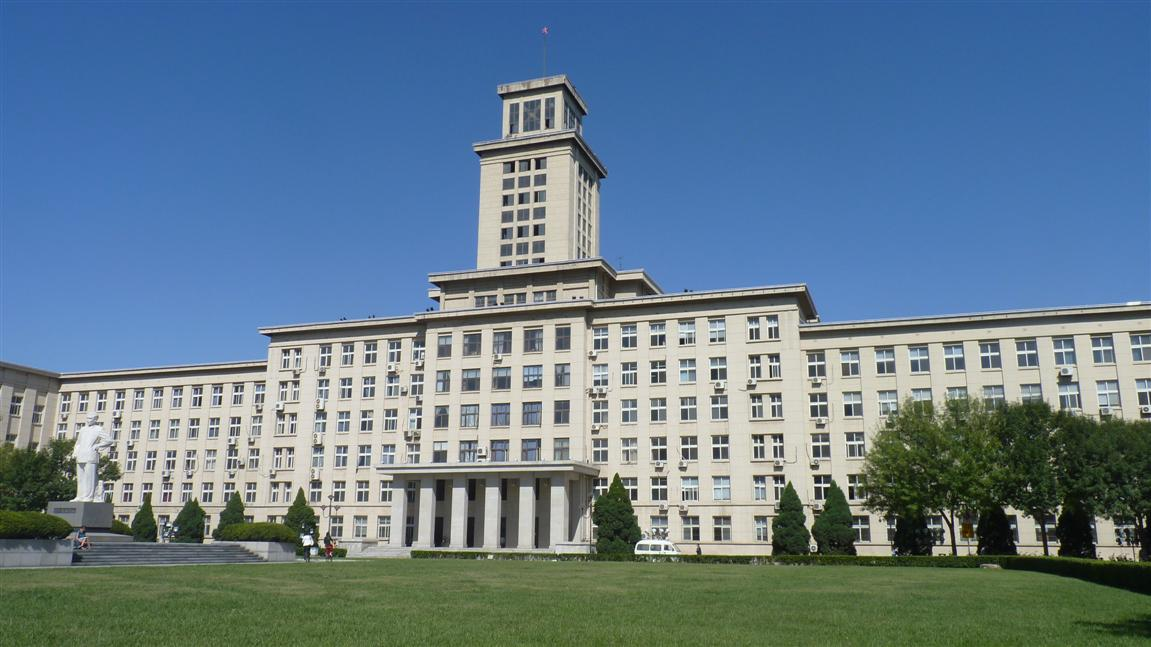
%> input picture Experiment3/IterativeOptimalThreshold/testimg.jpg, 1151 x 647 px
$ octave main.m   (GNU Octave 9; MATLAB toolbox functions it lacks are replaced by stand-ins)
%> lines starting %> are read from the running program, lines starting %| are printed output that depends on the picture; in (x1, y1, x2, y2) boxes, pixels count from 0 and x2, y2 are one past the last pixel; in counts of white or black regions, pixels touching at a corner belong together; the program's own positions count from 1
### Experiment3/IterativeOptimalThreshold/MyOptimalThreshold.m
%======================================================================
% 迭代最优阈值选择函数 —— MyOptimalThreshold
%
% 什么是"迭代最优阈值"？
%   "迭代"就是"不断重复、逐步逼近正确答案"的意思。
%   这个函数不需要你手动指定阈值，而是自动从图像出发，一步步算出最优阈值。
%
% 迭代阈值分割的数学原理（逐步讲解）：
%   假设当前有一个猜测的阈值 T（初始值由图像的 min/max 决定）
%   第 1 步：用 T 把所有像素分成两组
%     G1 = {像素灰度值 >= T}  （较亮的那组）
%     G2 = {像素灰度值 <  T}  （较暗的那组）
%   第 2 步：分别计算 G1 和 G2 的"平均灰度值"（即"组内像素亮度的平均值"）
%     u1 = mean(G1)  （G1 的平均亮度）
%     u2 = mean(G2)  （G2 的平均亮度）
%   第 3 步：用 u1 和 u2 的平均值作为新的阈值 T_new = (u1 + u2) / 2
%   第 4 步：重复第 1~3 步，直到 |T_new - T| < epsilon（阈值不再明显变化）
%
% 为什么这个方法能找到"最优"阈值？
%   直观理解：前景和背景通常有不同的亮度分布。
%   如果阈值 T 选得好，它应该恰好落在两组像素亮度的"分界线"上。
%   当 T 选得好时，G1 的平均值 u1 和 G2 的平均值 u2 差距最大，
%   而 (u1+u2)/2 作为新阈值，会把这个"分界线"推得更准确。
%   迭代几次后，T 就会稳定在一个最佳位置。
%
%======================================================================


function [OptimalThreshold_result, T] = MyOptimalThreshold(img)

    % -----------------------------------------------------------------------
    % 【第 0 步】类型转换 —— 把图像从整数转为浮点数，方便后续数学运算
    % -----------------------------------------------------------------------
    % MATLAB 读取图像默认是 uint8 类型（无符号8位整数，范围 0~255）
    % uint8 做除法时会产生问题（比如 200/3 在 uint8 下等于 66，不是小数）
    % 所以先用 double() 把图像转成双精度浮点数，保留小数精度。
    % 转换后 img_d 的类型从 uint8 变成 double，但数值大小不变（200 还是 200.0）
    img_d = double(img);


    % -----------------------------------------------------------------------
    % 【第 1 步】确定初始阈值 T₀（第一次猜测）
    % -----------------------------------------------------------------------
    % 选取图像灰度范围的"中点"作为初始猜测
    % min(img_d(:)) —— 找到图像中灰度值最小的像素
    %   语法解释：img_d(:) 把 2D 矩阵展开成 1D 列向量，min() 在所有像素中找最小值
    % max(img_d(:)) —— 找到图像中灰度值最大的像素
    % (min + max) / 2 —— 取灰度范围的中间值
    %
    % 为什么这样选？
    %   比如图像灰度范围是 [30, 220]，初始 T = (30+220)/2 = 125
    %   这是一个合理的起点——既不太高也不太低
    T = (min(img_d(:)) + max(img_d(:))) / 2;


    % -----------------------------------------------------------------------
    % 【第 2 步】设置收敛条件
    % -----------------------------------------------------------------------
    % epsilon = 0.5 表示：两次迭代之间阈值的变化小于 0.5，就认为已经收敛
    % 为什么设成 0.5？因为灰度值都是整数（0~255），阈值变化小于 1 像素级别，
    %   再追求更精确已经没有实际意义了
    % 这是迭代算法的"停止条件"——满足这个条件就退出循环
    epsilon = 0.5;


    % -----------------------------------------------------------------------
    % 【第 3 步】记录阈值变化历史（用于画收敛图）
    % -----------------------------------------------------------------------
    % threshold_history 是一个数组，用来记录每次迭代后阈值 T 的值
    % 后面会用 plot() 把这个变化过程画出来，直观看到 T 是如何逐步收敛的
    % 初始值就是上面算出的 T
    threshold_history = T;


    % -----------------------------------------------------------------------
    % 【第 4 步】开始迭代循环
    % -----------------------------------------------------------------------
    % maxIter = 100 是最大迭代次数上限
    %   —— 防止代码陷入死循环（比如图像太特殊，永远收敛不了）
    % for iter = 1:maxIter
    %   —— 从 iter=1 开始，每次加1，一直跑到 maxIter=100
    maxIter = 100;
    for iter = 1:maxIter

        % ----- 4.1 根据当前阈值 T，把像素分成两组 -----
        %
        % img_d(img_d >= T)
        %   语法解释：MATLAB 的"逻辑索引"
        %   img_d >= T 产生一个逻辑数组（true/false），形状和图像一样大
        %   img_d(...) 只保留对应位置为 true 的像素值
        %   结果：G1 是一个列向量，包含所有灰度值 >= T 的像素
        %
        % G1：较亮的那组像素（灰度 >= T）
        % G2：较暗的那组像素（灰度 < T）
        G1 = img_d(img_d >= T);
        G2 = img_d(img_d < T);


        % ----- 4.2 计算两组的平均灰度值 -----
        %
        % mean() 函数计算平均值（所有元素之和 / 元素个数）
        % u1 = G1 的平均值（较亮组的平均亮度）
        % u2 = G2 的平均值（较暗组的平均亮度）
        %
        % 为什么计算平均值？
        %   直观理解：每组像素的"平均亮度"代表了该组的"典型亮度"。
        %   前景和背景的平均亮度差距越大，说明分得越清楚（阈值选得越好）。
        u1 = mean(G1);
        u2 = mean(G2);


        % ----- 4.3 用两组的平均值算出新的阈值 -----
        %
        % T_new = (u1 + u2) / 2
        %   取两组平均亮度的"中点"作为新阈值
        %
        % 为什么这样合理？
        %   如果 u1=200，u2=50，说明 G1（较亮）集中在200附近，G2（较暗）集中在50附近
        %   那么最优阈值应该取在 200 和 50 的中间，即 (200+50)/2 = 125
        %   这个阈值恰好是两组像素的"分界线"。
        T_new = (u1 + u2) / 2;


        % ----- 4.4 记录新阈值（用于绘图） -----
        %
        % threshold_history = [threshold_history, T_new]
        %   把新阈值 T_new 添加到数组末尾
        %   MATLAB 中用方括号 [] 做数组拼接
        %   循环结束后，threshold_history 记录了 T 从初始值到收敛值的完整变化过程
        %
        % %#ok<AGROW> 是 MATLAB 的一个语法警告抑制指令
        %   —— MATLAB 提示数组每次拼接都会重新分配内存，效率略低，
        %     但对只有几十次的循环来说完全可以接受，这里忽略这个警告
        threshold_history = [threshold_history, T_new];


        % ----- 4.5 判断是否收敛（停止条件） -----
        %
        % abs(T_new - T)  计算两次阈值的差的绝对值（不考虑正负方向）
        % 如果差值 < epsilon，说明新阈值和旧阈值非常接近，已经稳定
        %
        % if abs(T_new - T) < epsilon
        %     T = T_new;    —— 更新 T 为新值
        %     break;        —— 立即退出 for 循环（迭代完成）
        % end
        %
        % break 是"跳出循环"的关键字，程序执行到这里就退出 for 循环，
        % 不再执行后面的 T = T_new
        if abs(T_new - T) < epsilon
            T = T_new;
            break;
        end

        % 如果没有触发 break，说明还没收敛，把 T 更新为 T_new，继续下一次迭代
        T = T_new;

    end   % 循环结束


    % -----------------------------------------------------------------------
    % 【第 5 步】用找到的最优阈值做二值化分割
    % -----------------------------------------------------------------------
    %
    % 二值化（Thresholding）：把灰度图变成只有黑白两色的图
    %   - 像素 >= T  →  255（白色，前景）
    %   - 像素 <  T  →  0  （黑色，背景）
    %
    % 为什么是 255 和 0？因为这是 uint8 的范围（0~255）
    % 白色 = 255，黑色 = 0，这是图像处理的惯例。
    %
    % OptimalThreshold_result = img;
    %   —— 先复制一份原图，保留结构
    %   然后用逻辑索引批量修改像素值：
    %   img >= T 生成一个 true/false 数组，对应位置为 true 的像素赋值为 255
    %   img <  T 对应位置为 true 的像素赋值为 0
    %
    % 最后 uint8() 把结果从 double 转回 uint8 格式
    %   uint8 是图像显示的标准格式，imshow() 要求输入是 uint8
    OptimalThreshold_result = img;
    OptimalThreshold_result(img >= T) = 255;
    OptimalThreshold_result(img < T) = 0;
    OptimalThreshold_result = uint8(OptimalThreshold_result);


    % -----------------------------------------------------------------------
    % 【第 6 步】绘制阈值 T 的收敛过程图（便于观察迭代是否正常收敛）
    % -----------------------------------------------------------------------
    %
    % figure;           新建一个图形窗口（显示收敛曲线的图）
    %
    % plot(threshold_history, '-o', 'LineWidth', 1.5);
    %   plot() 是 MATLAB 的绘图函数
    %   threshold_history —— 要画的数据（数组），横轴是迭代次数（1,2,3,...），纵轴是 T 的值
    %   '-o'             —— 线型：实线 + 圆点标记（每个数据点画一个圆圈）
    %   'LineWidth', 1.5 —— 线条粗细设为 1.5 磅，看起来更清晰
    %
    % xlabel('Iteration');    给横轴加标签"迭代次数"
    % ylabel('Threshold T'); 给纵轴加标签"阈值 T"
    %
    % title(['Iterative Optimal Threshold (Final T = ' num2str(round(T)) ')']);
    %   给图加标题，显示最终收敛的阈值 T（round 四舍五入取整）
    %
    % grid on;                打开网格线，方便读数
    %
    % 通常你会看到一条快速下降/上升然后趋于平稳的曲线，
    % 这条曲线平稳的地方就是最优阈值。
    figure;
    plot(threshold_history, '-o', 'LineWidth', 1.5);
    xlabel('Iteration');
    ylabel('Threshold T');
    title(['Iterative Optimal Threshold (Final T = ' num2str(round(T)) ')']);
    grid on;

end   % 函数结束

### Experiment3/IterativeOptimalThreshold/main.m
%======================================================================
% 主函数 —— 迭代阈值分割（Iterative Optimal Threshold）
%
% 本程序演示如何使用"迭代法"自动找到一个最优的灰度阈值 T，
% 用这个阈值把灰度图分成"前景"和"背景"两部分（二值化）。
%
% 什么是阈值分割？
%   灰度图像中，每个像素的亮度值在 0（黑）~ 255（白）之间。
%   阈值分割就是：选定一个阈值 T，然后把图像中每个像素的灰度值
%   与 T 做比较：
%     - 灰度值 >= T  → 归类为"前景"（通常设为白色 255）
%     - 灰度值 <  T  → 归类为"背景"（通常设为黑色 0）
%   结果得到一张"二值图像"（每个像素只有黑白两种颜色）。
%
%   举例：假设一张证件照，想要把文字和背景分开，
%         设 T=128，则灰度值 >=128 的像素（文字/前景）变成白色，
%         灰度值 <128 的像素（背景）变成黑色。
%
% 迭代法的核心思想：
%   先随便猜一个初始阈值，然后反复改进它。
%   每一次迭代，根据当前阈值把图像分成两组，分别算两组的"平均亮度"，
%   然后用两个平均值的平均值作为新的阈值。
%   重复这个过程，直到阈值几乎不再变化（收敛）。
%   这个过程像极了"猜测 → 反馈 → 调整 → 再猜测"的循环，直到答案稳定。
%======================================================================


% ---------- 第一步：准备工作（清理环境） ----------
% clc;          清空命令行窗口（把命令行里之前的内容都清除）
% clear all;    清除工作区（workspace）中的所有变量
%               —— 防止之前运行的程序留下旧变量，影响本次运行
% close all;    关闭所有打开的图形窗口（figure 窗口）
%               —— 避免之前画图留下的窗口干扰
clc; clear all; close all;


% ---------- 第二步：读取图片 ----------
% imread('testimg.jpg') 读取当前文件夹下的 testimg.jpg 图片
% 读入的 img 是一个矩阵：
%   - 彩色图：rows × cols × 3（三维），第3维是 R/G/B 三个颜色通道
%   - MATLAB 默认读入为 uint8 类型（无符号8位整数，范围 0~255）
img = imread('testimg.jpg');
%> img is the input picture: size 647x1151x3 uint8; mean R, G, B 99.5, 123.7, 141.3


% ---------- 第三步：彩色图转灰度图 ----------
% rgb2gray() 将彩色图像（RGB）转换为灰度图像
% 为什么需要这一步？
%   - 灰度图只有 1 个通道（亮度），处理更简单
%   - 阈值分割主要关心亮度差异，不需要颜色信息
%   - 转换公式（大致）：灰度 = 0.299×R + 0.587×G + 0.114×B
%     （绿色权重最大，因为人眼对绿色最敏感）
img = rgb2gray(img);
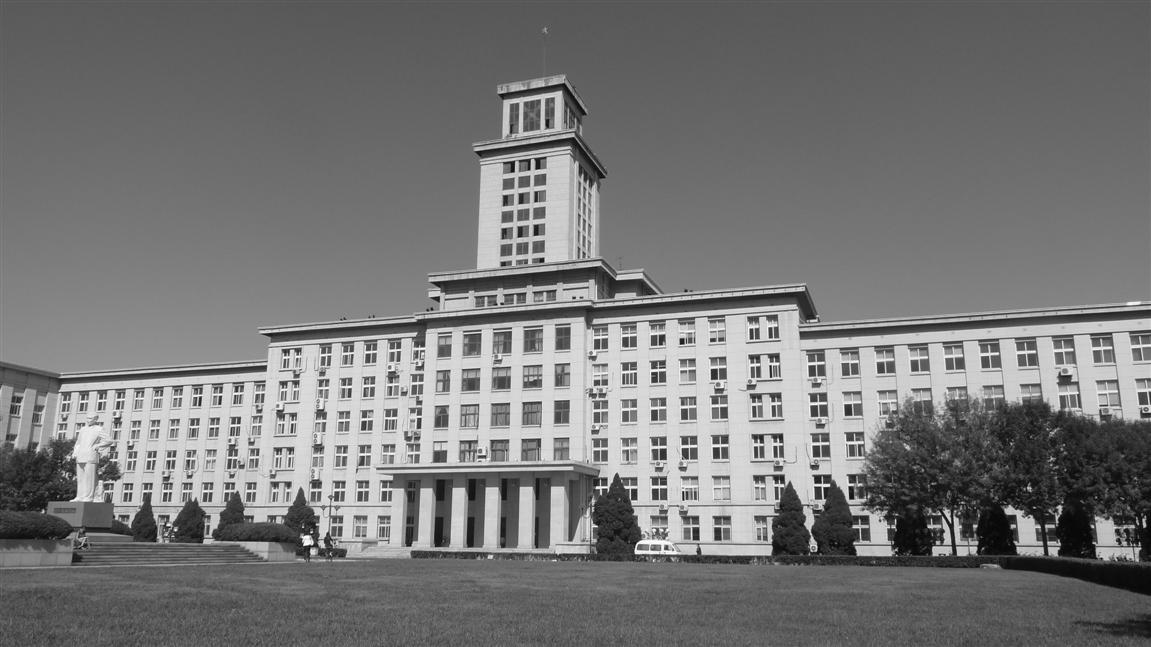
%> img: size 647x1151 uint8; min 0, max 255, mean 118.4


% ---------- 第四步：调用迭代阈值分割函数 ----------
% 调用自定义函数 MyOptimalThreshold，传入灰度图 img
% 该函数会自动找到一个最优阈值 T，并用 T 对图像做二值化分割
% 返回值：
%   OptimalThreshold_result —— 二值化后的图像（黑白图）
%   T                      —— 找到的最优阈值（一个 0~255 之间的数）
%
% 这里同时返回了阈值 T，因为后面要在标题中显示它的值
[OptimalThreshold_result, T] = MyOptimalThreshold(img);
%> in MyOptimalThreshold, `T = (min(img_d(:)) + max(img_d(:))) / 2;`: T = 127.5
%> the loop in MyOptimalThreshold, `for iter = 1:maxIter` made 4 passes
%> (u1, u2, T_new, threshold_history) on passes 1 to 4: (182.9, 93.26, 138.1, [127.5 138.1]), (194.5, 95.87, 145.2, [127.5 138.1 145.2]), (198.7, 96.87, 147.8, [127.5 138.1 145.2 147.8]), (199.5, 97.07, 148.3, [127.5 138.1 145.2 147.8 148.3])
%> in MyOptimalThreshold, `OptimalThreshold_result(img >= T) = 255;`:
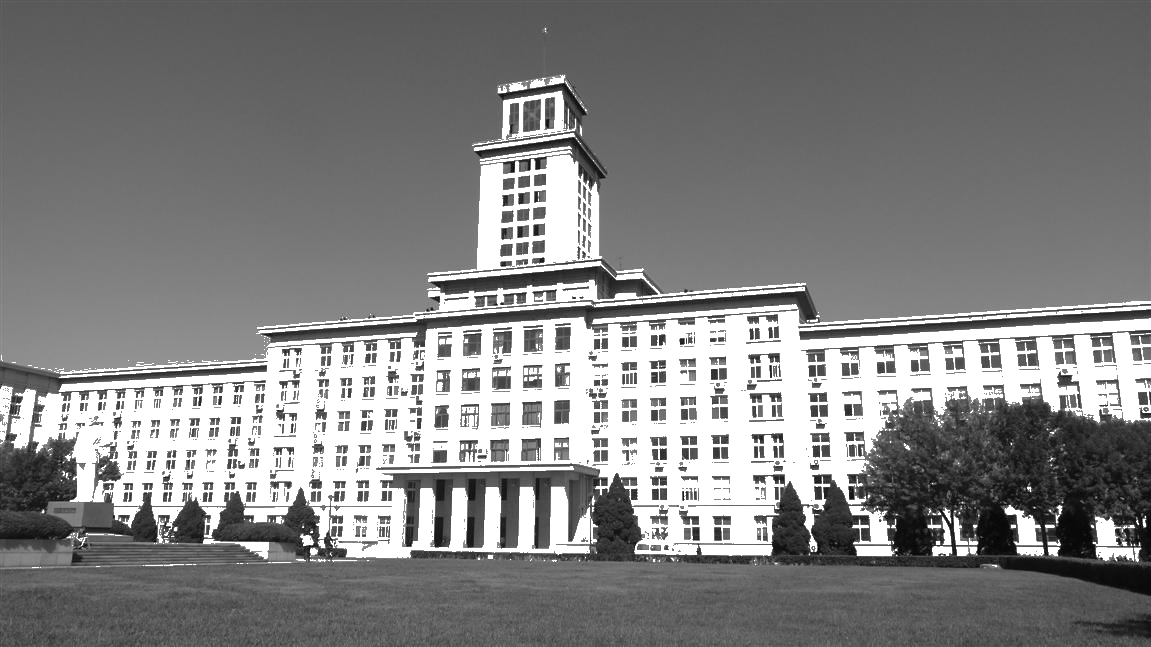
%> OptimalThreshold_result: size 647x1151 uint8; min 0, max 255, mean 129.9
%> in MyOptimalThreshold, `OptimalThreshold_result(img < T) = 0;`:
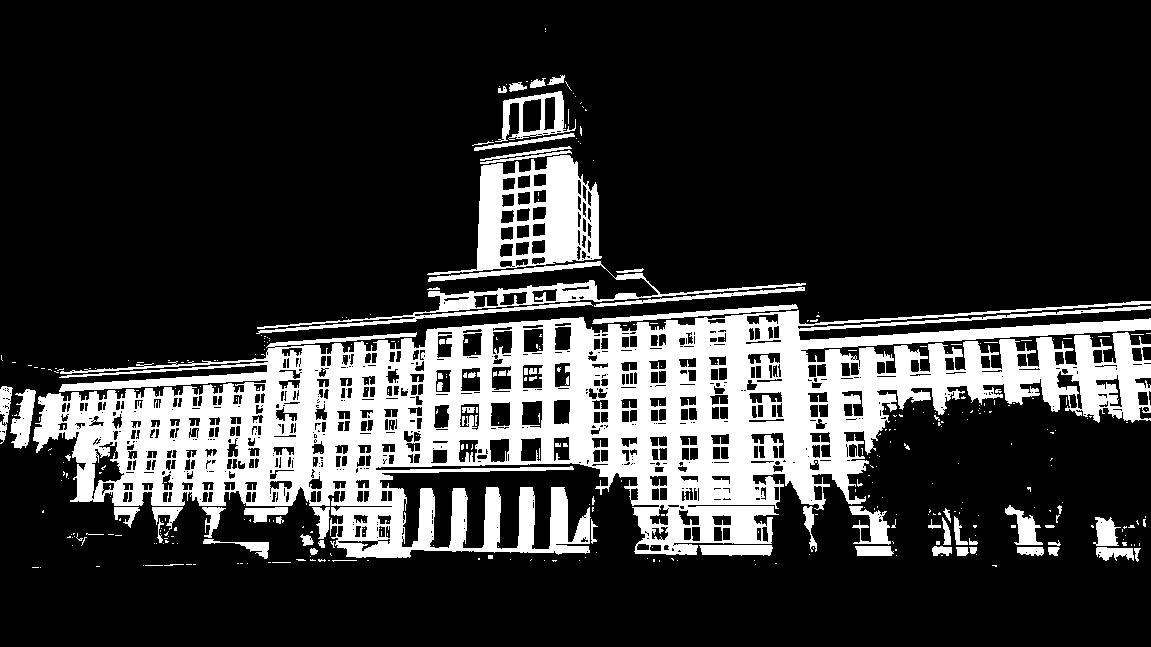
%> OptimalThreshold_result: size 647x1151 uint8; 20.8% white; 408 white regions (339 under 20 px), largest, box (x1, y1, x2, y2) and area: (33, 301, 1151, 558) 125611, (427, 155, 602, 275) 9025, (256, 261, 806, 334) 5117
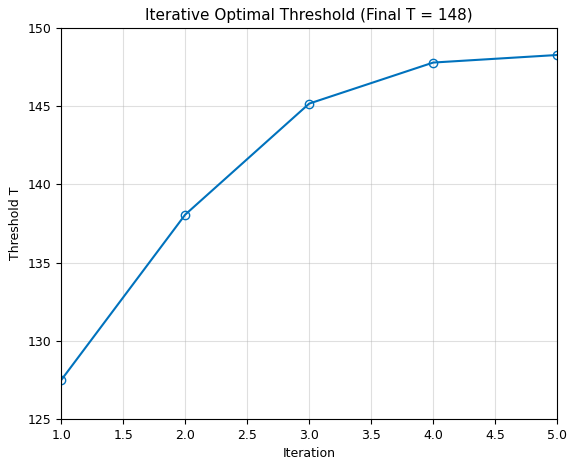
%> figure redrawn from the program's plot data
%> T = 148.3


% ---------- 第五步：显示最终结果 ----------
% figure;           创建并激活一个新的图形窗口
%                   如果不加这一行，imshow 会画在上一张图上，覆盖掉之前的
% imshow(...)       在当前 figure 窗口中显示图像
% title(...)        给图像加一个标题
%   ['xxx' num2str(round(T)) 'yyy'] 是字符串拼接语法：
%     - ['字符串1' '字符串2'] 用方括号拼接字符串
%     - num2str(T) 把数字 T 转成字符串
%     - round(T) 对 T 四舍五入取整（阈值通常是整数）
%   最终标题形如："OptimalThreshold Result (T = 128)"
figure;
imshow(OptimalThreshold_result);
title(['OptimalThreshold Result (T = ' num2str(round(T)) ')']);
